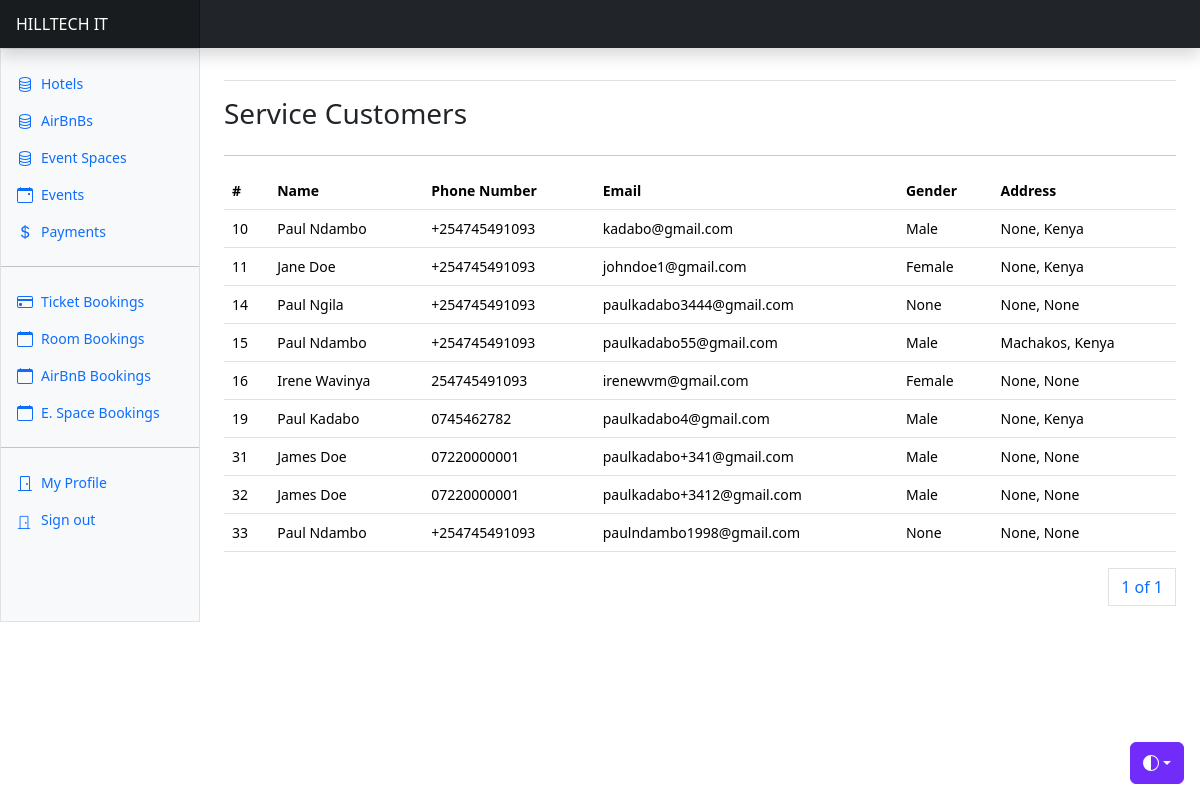
Before: /users/customers/ (signed in) with the older database file.
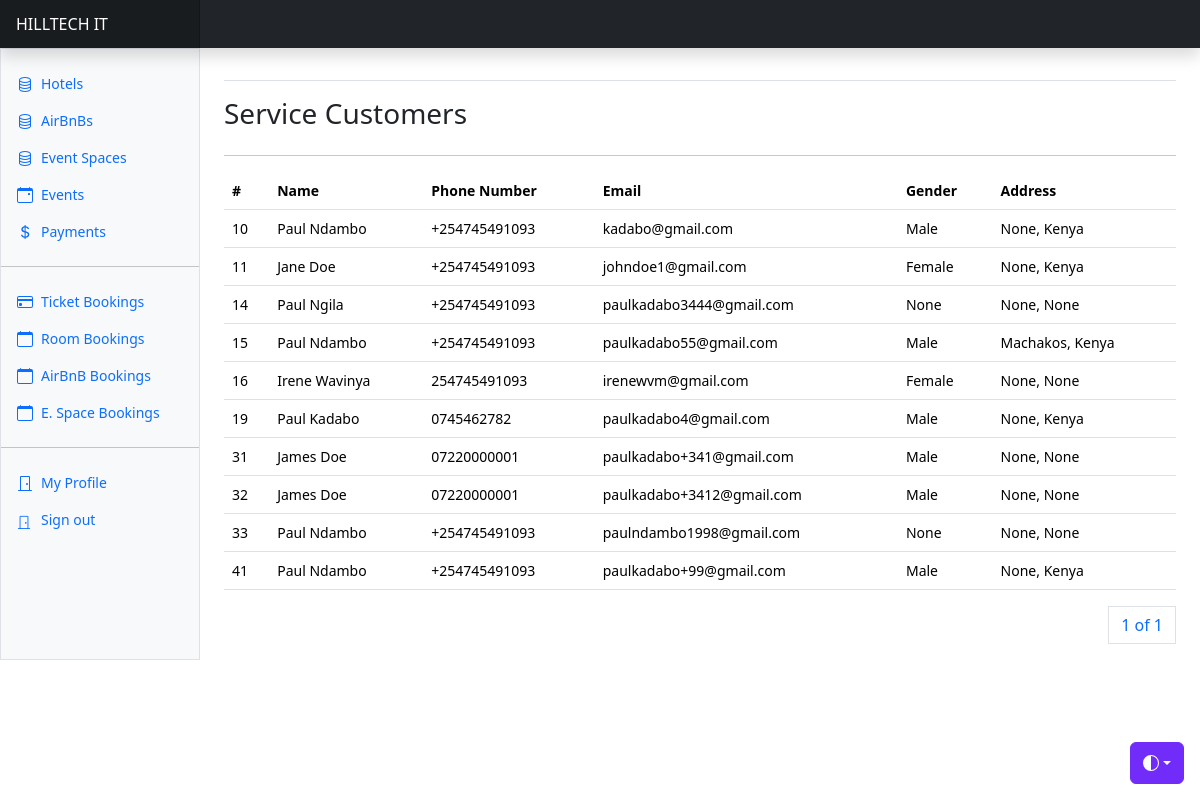
After: the same page with the newer database file.
### apps/users/models.py (models this page shows, shortened)
class User(AbstractUser, AbstractBaseModel):
    role = models.CharField(choices=ROLE_CHOICES, max_length=32, null=True)
    phone_number = models.CharField(max_length=255, null=True)
    id_number = models.CharField(max_length=255, null=True)
    gender = models.CharField(max_length=255, null=True, choices=GENDER_CHOICES)
    date_of_birth = models.DateField(null=True)
    city = models.CharField(max_length=255, null=True)
    country = models.CharField(max_length=255, null=True)
    address = models.CharField(max_length=255, null=True)
    token = models.CharField(null=True, max_length=255)
    token_expiration_date = models.DateTimeField(null=True)
    activation_date = models.DateTimeField(null=True)
    position = models.CharField(
        max_length=255, choices=STAFF_POSITION_CHOICES, null=True
    )
    address = models.CharField(max_length=255, null=True)
    business_address = models.CharField(max_length=255, null=True)
    city = models.CharField(max_length=255, null=True)
    business_city = models.CharField(max_length=255, null=True)
    country = models.CharField(max_length=255, null=True)
    business_country = models.CharField(max_length=255, null=True)
    business_name = models.CharField(max_length=255, null=True)
    business_number = models.CharField(max_length=255, null=True)
    business_email = models.EmailField(null=True)
    business_phone = models.CharField(max_length=255, null=True)
    activated = models.BooleanField(default=True)
    def name(self):
        return f"{self.first_name} {self.last_name}"

### apps/users/views.py (the view)
# urls.py: path("customers/", customers, name="customers"),
@login_required(login_url="/users/user-login/")
def customers(request):
    customers = User.objects.filter(role__in=["Customer", "customer"])
    paginator = Paginator(customers, 10)
    page_number = request.GET.get("page")
    page_obj = paginator.get_page(page_number)
    context = {"customers": customers, "page_obj": page_obj}
    return render(request, "accounts/customers.html", context)

### templates/accounts/customers.html (shortened to what this page needs)
{% extends "base.html" %}
{% block content %}
<div class="row">
    <div class="col">
        <h3>Service Customers</h3>
    </div>
</div>
<hr/>
      <div class="table-responsive small">
        <table class="table">
          <thead>
            <tr>
              <th scope="col">#</th>
              <th scope="col">Name</th>
              <th scope="col">Phone Number</th>
              <th scope="col">Email</th>
              <th scope="col">Gender</th>
              <th scope="col">Address</th>
            </tr>
          </thead>
          <tbody>
            {% for user in page_obj %}
            <tr>
              <td>{{user.id}}</td>
              <td>{{user.name}}</td>
              <td>{{user.phone_number}}</td>
              <td>{{user.email}}</td>
              <td>{{user.gender}}</td>
              <td>{{user.city}}, {{user.country}}</td>
            </tr>
            {% endfor %}
          </tbody>
        </table>
        <div>
          <nav aria-label="Page navigation example">
            <ul class="pagination justify-content-end">
              <a class="page-link" href="#">{{ page_obj.number }} of {{ page_obj.paginator.num_pages }}</a>
            </ul>
          </nav>
        </div>
{% endblock content %}

Changed rows visible on the page:
added User: id "41", name "Paul Ndambo", phone_number "+254745491093", email "paulkadabo+99@gmail.com", gender "Male", city "None", country "Kenya"
